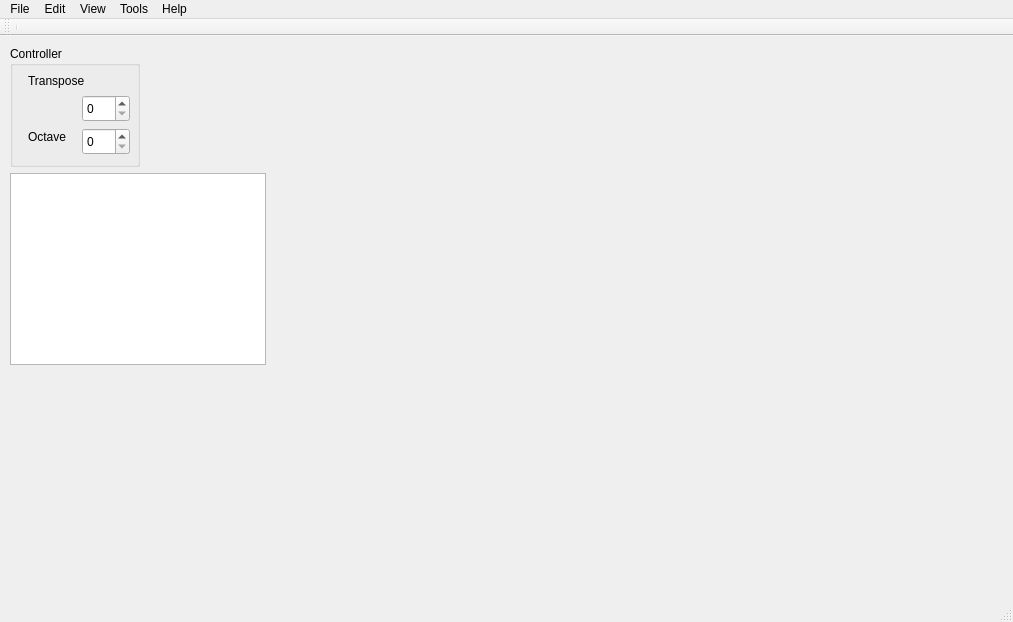
<?xml version="1.0" encoding="UTF-8"?>
<ui version="4.0">
 <class>keyboardPlayer</class>
 <widget class="QMainWindow" name="keyboardPlayer">
  <property name="geometry">
   <rect>
    <x>0</x>
    <y>0</y>
    <width>1013</width>
    <height>622</height>
   </rect>
  </property>
  <property name="windowTitle">
   <string>KeyBoarPlayer</string>
  </property>
  <widget class="QWidget" name="mcentralWidget">
   <widget class="PianoKeyboard" name="pianokeybd">
    <property name="geometry">
     <rect>
      <x>10</x>
      <y>137</y>
      <width>256</width>
      <height>192</height>
     </rect>
    </property>
   </widget>
   <widget class="QGroupBox" name="controllerBox">
    <property name="geometry">
     <rect>
      <x>10</x>
      <y>10</y>
      <width>130</width>
      <height>121</height>
     </rect>
    </property>
    <property name="title">
     <string>Controller</string>
    </property>
    <widget class="QSpinBox" name="spinBox">
     <property name="geometry">
      <rect>
       <x>72</x>
       <y>49</y>
       <width>48</width>
       <height>27</height>
      </rect>
     </property>
    </widget>
    <widget class="QLabel" name="label">
     <property name="geometry">
      <rect>
       <x>18</x>
       <y>26</y>
       <width>70</width>
       <height>17</height>
      </rect>
     </property>
     <property name="text">
      <string>Transpose</string>
     </property>
    </widget>
    <widget class="QLabel" name="label_2">
     <property name="geometry">
      <rect>
       <x>18</x>
       <y>82</y>
       <width>48</width>
       <height>17</height>
      </rect>
     </property>
     <property name="text">
      <string>Octave</string>
     </property>
    </widget>
    <widget class="QSpinBox" name="spinBox_2">
     <property name="geometry">
      <rect>
       <x>72</x>
       <y>82</y>
       <width>48</width>
       <height>27</height>
      </rect>
     </property>
    </widget>
   </widget>
  </widget>
  <widget class="QMenuBar" name="menuBar">
   <property name="geometry">
    <rect>
     <x>0</x>
     <y>0</y>
     <width>1013</width>
     <height>25</height>
    </rect>
   </property>
   <widget class="QMenu" name="menuKeyboarPlayer">
    <property name="title">
     <string>File</string>
    </property>
    <widget class="QMenu" name="menuImport">
     <property name="title">
      <string>Import</string>
     </property>
     <addaction name="actionImportVideo"/>
     <addaction name="importImage"/>
    </widget>
    <addaction name="separator"/>
    <addaction name="menuImport"/>
    <addaction name="actionConnect"/>
    <addaction name="separator"/>
    <addaction name="actionExit"/>
   </widget>
   <widget class="QMenu" name="menuEdit">
    <property name="title">
     <string>Edit</string>
    </property>
    <addaction name="actionPreferences"/>
   </widget>
   <widget class="QMenu" name="menuView">
    <property name="title">
     <string>View</string>
    </property>
    <addaction name="actionNoteNames"/>
   </widget>
   <widget class="QMenu" name="menuTools">
    <property name="title">
     <string>Tools</string>
    </property>
   </widget>
   <widget class="QMenu" name="menuHelp">
    <property name="title">
     <string>Help</string>
    </property>
    <addaction name="actionAbout"/>
    <addaction name="actionAbout_Qt"/>
   </widget>
   <addaction name="menuKeyboarPlayer"/>
   <addaction name="menuEdit"/>
   <addaction name="menuView"/>
   <addaction name="menuTools"/>
   <addaction name="menuHelp"/>
  </widget>
  <widget class="QStatusBar" name="statusBar"/>
  <widget class="QToolBar" name="toolBar">
   <property name="windowTitle">
    <string>toolBar</string>
   </property>
   <attribute name="toolBarArea">
    <enum>TopToolBarArea</enum>
   </attribute>
   <attribute name="toolBarBreak">
    <bool>false</bool>
   </attribute>
   <addaction name="separator"/>
  </widget>
  <action name="actionImportVideo">
   <property name="text">
    <string>Video</string>
   </property>
  </action>
  <action name="importImage">
   <property name="text">
    <string>Image</string>
   </property>
  </action>
  <action name="actionConnect">
   <property name="text">
    <string>Connect...</string>
   </property>
  </action>
  <action name="actionExit">
   <property name="text">
    <string>Exit</string>
   </property>
  </action>
  <action name="actionPreferences">
   <property name="text">
    <string>Preferences</string>
   </property>
  </action>
  <action name="actionNoteNames">
   <property name="text">
    <string>Note names</string>
   </property>
  </action>
  <action name="actionAbout">
   <property name="text">
    <string>About</string>
   </property>
  </action>
  <action name="actionAbout_Qt">
   <property name="text">
    <string>About Qt</string>
   </property>
  </action>
 </widget>
 <layoutdefault spacing="6" margin="11"/>
 <customwidgets>
  <customwidget>
   <class>PianoKeyboard</class>
   <extends>QGraphicsView</extends>
   <header>pianokeyboard.h</header>
  </customwidget>
 </customwidgets>
 <resources/>
 <connections/>
</ui>
